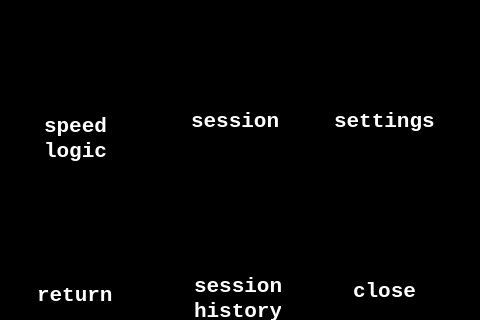
<?xml version="1.0" encoding="UTF-8"?>
<ui version="4.0">
 <class>Dialog</class>
 <widget class="QDialog" name="Dialog">
  <property name="geometry">
   <rect>
    <x>0</x>
    <y>0</y>
    <width>480</width>
    <height>320</height>
   </rect>
  </property>
  <property name="sizePolicy">
   <sizepolicy hsizetype="Fixed" vsizetype="Fixed">
    <horstretch>0</horstretch>
    <verstretch>0</verstretch>
   </sizepolicy>
  </property>
  <property name="windowTitle">
   <string>Dialog</string>
  </property>
  <property name="styleSheet">
   <string notr="true">background-color: rgb(0, 0, 0);</string>
  </property>
  <widget class="QLabel" name="i_settings">
   <property name="geometry">
    <rect>
     <x>340</x>
     <y>10</y>
     <width>91</width>
     <height>91</height>
    </rect>
   </property>
   <property name="sizePolicy">
    <sizepolicy hsizetype="Fixed" vsizetype="Fixed">
     <horstretch>0</horstretch>
     <verstretch>0</verstretch>
    </sizepolicy>
   </property>
   <property name="cursor">
    <cursorShape>BlankCursor</cursorShape>
   </property>
   <property name="styleSheet">
    <string notr="true"/>
   </property>
   <property name="text">
    <string>TextLabel</string>
   </property>
  </widget>
  <widget class="QLineEdit" name="le_settings">
   <property name="enabled">
    <bool>false</bool>
   </property>
   <property name="geometry">
    <rect>
     <x>330</x>
     <y>110</y>
     <width>111</width>
     <height>21</height>
    </rect>
   </property>
   <property name="sizePolicy">
    <sizepolicy hsizetype="Fixed" vsizetype="Fixed">
     <horstretch>0</horstretch>
     <verstretch>0</verstretch>
    </sizepolicy>
   </property>
   <property name="font">
    <font>
     <family>Consolas</family>
     <pointsize>16</pointsize>
     <weight>75</weight>
     <bold>true</bold>
    </font>
   </property>
   <property name="mouseTracking">
    <bool>false</bool>
   </property>
   <property name="focusPolicy">
    <enum>Qt::NoFocus</enum>
   </property>
   <property name="acceptDrops">
    <bool>false</bool>
   </property>
   <property name="styleSheet">
    <string notr="true">color: rgb(255, 255, 255);
border: 3px;</string>
   </property>
   <property name="text">
    <string>settings</string>
   </property>
   <property name="frame">
    <bool>false</bool>
   </property>
   <property name="echoMode">
    <enum>QLineEdit::Normal</enum>
   </property>
   <property name="cursorPosition">
    <number>0</number>
   </property>
   <property name="alignment">
    <set>Qt::AlignCenter</set>
   </property>
   <property name="readOnly">
    <bool>true</bool>
   </property>
   <property name="cursorMoveStyle">
    <enum>Qt::VisualMoveStyle</enum>
   </property>
  </widget>
  <widget class="QLabel" name="i_session">
   <property name="geometry">
    <rect>
     <x>190</x>
     <y>10</y>
     <width>91</width>
     <height>91</height>
    </rect>
   </property>
   <property name="sizePolicy">
    <sizepolicy hsizetype="Fixed" vsizetype="Fixed">
     <horstretch>0</horstretch>
     <verstretch>0</verstretch>
    </sizepolicy>
   </property>
   <property name="cursor">
    <cursorShape>BlankCursor</cursorShape>
   </property>
   <property name="styleSheet">
    <string notr="true"/>
   </property>
   <property name="text">
    <string>TextLabel</string>
   </property>
  </widget>
  <widget class="QLineEdit" name="le_session">
   <property name="enabled">
    <bool>false</bool>
   </property>
   <property name="geometry">
    <rect>
     <x>180</x>
     <y>110</y>
     <width>111</width>
     <height>21</height>
    </rect>
   </property>
   <property name="sizePolicy">
    <sizepolicy hsizetype="Fixed" vsizetype="Fixed">
     <horstretch>0</horstretch>
     <verstretch>0</verstretch>
    </sizepolicy>
   </property>
   <property name="font">
    <font>
     <family>Consolas</family>
     <pointsize>16</pointsize>
     <weight>75</weight>
     <bold>true</bold>
    </font>
   </property>
   <property name="mouseTracking">
    <bool>false</bool>
   </property>
   <property name="focusPolicy">
    <enum>Qt::NoFocus</enum>
   </property>
   <property name="acceptDrops">
    <bool>false</bool>
   </property>
   <property name="styleSheet">
    <string notr="true">color: rgb(255, 255, 255);
border: 3px;</string>
   </property>
   <property name="text">
    <string>session</string>
   </property>
   <property name="alignment">
    <set>Qt::AlignCenter</set>
   </property>
   <property name="readOnly">
    <bool>true</bool>
   </property>
  </widget>
  <widget class="QLabel" name="i_speedlogic">
   <property name="geometry">
    <rect>
     <x>30</x>
     <y>10</y>
     <width>91</width>
     <height>91</height>
    </rect>
   </property>
   <property name="sizePolicy">
    <sizepolicy hsizetype="Fixed" vsizetype="Fixed">
     <horstretch>0</horstretch>
     <verstretch>0</verstretch>
    </sizepolicy>
   </property>
   <property name="cursor">
    <cursorShape>BlankCursor</cursorShape>
   </property>
   <property name="styleSheet">
    <string notr="true"/>
   </property>
   <property name="text">
    <string>TextLabel</string>
   </property>
  </widget>
  <widget class="QLabel" name="i_close">
   <property name="geometry">
    <rect>
     <x>340</x>
     <y>180</y>
     <width>91</width>
     <height>91</height>
    </rect>
   </property>
   <property name="sizePolicy">
    <sizepolicy hsizetype="Fixed" vsizetype="Fixed">
     <horstretch>0</horstretch>
     <verstretch>0</verstretch>
    </sizepolicy>
   </property>
   <property name="cursor">
    <cursorShape>BlankCursor</cursorShape>
   </property>
   <property name="styleSheet">
    <string notr="true"/>
   </property>
   <property name="text">
    <string>exit app</string>
   </property>
  </widget>
  <widget class="QLineEdit" name="le_close">
   <property name="enabled">
    <bool>false</bool>
   </property>
   <property name="geometry">
    <rect>
     <x>340</x>
     <y>280</y>
     <width>91</width>
     <height>21</height>
    </rect>
   </property>
   <property name="sizePolicy">
    <sizepolicy hsizetype="Fixed" vsizetype="Fixed">
     <horstretch>0</horstretch>
     <verstretch>0</verstretch>
    </sizepolicy>
   </property>
   <property name="font">
    <font>
     <family>Consolas</family>
     <pointsize>16</pointsize>
     <weight>75</weight>
     <bold>true</bold>
    </font>
   </property>
   <property name="mouseTracking">
    <bool>false</bool>
   </property>
   <property name="focusPolicy">
    <enum>Qt::NoFocus</enum>
   </property>
   <property name="acceptDrops">
    <bool>false</bool>
   </property>
   <property name="styleSheet">
    <string notr="true">color: rgb(255, 255, 255);
border: 3px;</string>
   </property>
   <property name="text">
    <string>close</string>
   </property>
   <property name="alignment">
    <set>Qt::AlignCenter</set>
   </property>
   <property name="readOnly">
    <bool>true</bool>
   </property>
  </widget>
  <widget class="QLabel" name="i_session_history">
   <property name="geometry">
    <rect>
     <x>190</x>
     <y>180</y>
     <width>91</width>
     <height>91</height>
    </rect>
   </property>
   <property name="sizePolicy">
    <sizepolicy hsizetype="Fixed" vsizetype="Fixed">
     <horstretch>0</horstretch>
     <verstretch>0</verstretch>
    </sizepolicy>
   </property>
   <property name="cursor">
    <cursorShape>BlankCursor</cursorShape>
   </property>
   <property name="styleSheet">
    <string notr="true"/>
   </property>
   <property name="text">
    <string>exit app</string>
   </property>
  </widget>
  <widget class="QPlainTextEdit" name="pte_speed_logic">
   <property name="enabled">
    <bool>false</bool>
   </property>
   <property name="geometry">
    <rect>
     <x>40</x>
     <y>110</y>
     <width>71</width>
     <height>51</height>
    </rect>
   </property>
   <property name="sizePolicy">
    <sizepolicy hsizetype="Fixed" vsizetype="Fixed">
     <horstretch>0</horstretch>
     <verstretch>0</verstretch>
    </sizepolicy>
   </property>
   <property name="font">
    <font>
     <family>Consolas</family>
     <pointsize>16</pointsize>
     <weight>75</weight>
     <bold>true</bold>
    </font>
   </property>
   <property name="focusPolicy">
    <enum>Qt::NoFocus</enum>
   </property>
   <property name="acceptDrops">
    <bool>false</bool>
   </property>
   <property name="styleSheet">
    <string notr="true">color: rgb(255, 255, 255);
border: 3px;</string>
   </property>
   <property name="frameShape">
    <enum>QFrame::HLine</enum>
   </property>
   <property name="lineWidth">
    <number>0</number>
   </property>
   <property name="verticalScrollBarPolicy">
    <enum>Qt::ScrollBarAlwaysOff</enum>
   </property>
   <property name="horizontalScrollBarPolicy">
    <enum>Qt::ScrollBarAlwaysOff</enum>
   </property>
   <property name="undoRedoEnabled">
    <bool>false</bool>
   </property>
   <property name="lineWrapMode">
    <enum>QPlainTextEdit::NoWrap</enum>
   </property>
   <property name="readOnly">
    <bool>true</bool>
   </property>
   <property name="plainText">
    <string>speed
logic</string>
   </property>
  </widget>
  <widget class="QPlainTextEdit" name="pte_session_history">
   <property name="enabled">
    <bool>false</bool>
   </property>
   <property name="geometry">
    <rect>
     <x>190</x>
     <y>270</y>
     <width>91</width>
     <height>51</height>
    </rect>
   </property>
   <property name="sizePolicy">
    <sizepolicy hsizetype="Fixed" vsizetype="Fixed">
     <horstretch>0</horstretch>
     <verstretch>0</verstretch>
    </sizepolicy>
   </property>
   <property name="font">
    <font>
     <family>Consolas</family>
     <pointsize>16</pointsize>
     <weight>75</weight>
     <bold>true</bold>
    </font>
   </property>
   <property name="styleSheet">
    <string notr="true">color: rgb(255, 255, 255);
border: 3px;</string>
   </property>
   <property name="frameShape">
    <enum>QFrame::NoFrame</enum>
   </property>
   <property name="lineWidth">
    <number>0</number>
   </property>
   <property name="verticalScrollBarPolicy">
    <enum>Qt::ScrollBarAlwaysOff</enum>
   </property>
   <property name="horizontalScrollBarPolicy">
    <enum>Qt::ScrollBarAlwaysOff</enum>
   </property>
   <property name="undoRedoEnabled">
    <bool>false</bool>
   </property>
   <property name="lineWrapMode">
    <enum>QPlainTextEdit::NoWrap</enum>
   </property>
   <property name="readOnly">
    <bool>true</bool>
   </property>
   <property name="plainText">
    <string>session
history</string>
   </property>
  </widget>
  <widget class="QLabel" name="i_return">
   <property name="geometry">
    <rect>
     <x>30</x>
     <y>180</y>
     <width>91</width>
     <height>91</height>
    </rect>
   </property>
   <property name="sizePolicy">
    <sizepolicy hsizetype="Fixed" vsizetype="Fixed">
     <horstretch>0</horstretch>
     <verstretch>0</verstretch>
    </sizepolicy>
   </property>
   <property name="cursor">
    <cursorShape>BlankCursor</cursorShape>
   </property>
   <property name="styleSheet">
    <string notr="true"/>
   </property>
   <property name="text">
    <string>exit app</string>
   </property>
  </widget>
  <widget class="QLineEdit" name="le_return">
   <property name="enabled">
    <bool>false</bool>
   </property>
   <property name="geometry">
    <rect>
     <x>30</x>
     <y>280</y>
     <width>91</width>
     <height>31</height>
    </rect>
   </property>
   <property name="sizePolicy">
    <sizepolicy hsizetype="Fixed" vsizetype="Fixed">
     <horstretch>0</horstretch>
     <verstretch>0</verstretch>
    </sizepolicy>
   </property>
   <property name="font">
    <font>
     <family>Consolas</family>
     <pointsize>16</pointsize>
     <weight>75</weight>
     <bold>true</bold>
    </font>
   </property>
   <property name="mouseTracking">
    <bool>false</bool>
   </property>
   <property name="focusPolicy">
    <enum>Qt::NoFocus</enum>
   </property>
   <property name="acceptDrops">
    <bool>false</bool>
   </property>
   <property name="styleSheet">
    <string notr="true">color: rgb(255, 255, 255);
border: 3px;</string>
   </property>
   <property name="text">
    <string>return</string>
   </property>
   <property name="alignment">
    <set>Qt::AlignCenter</set>
   </property>
   <property name="readOnly">
    <bool>true</bool>
   </property>
  </widget>
 </widget>
 <resources/>
 <connections/>
</ui>
